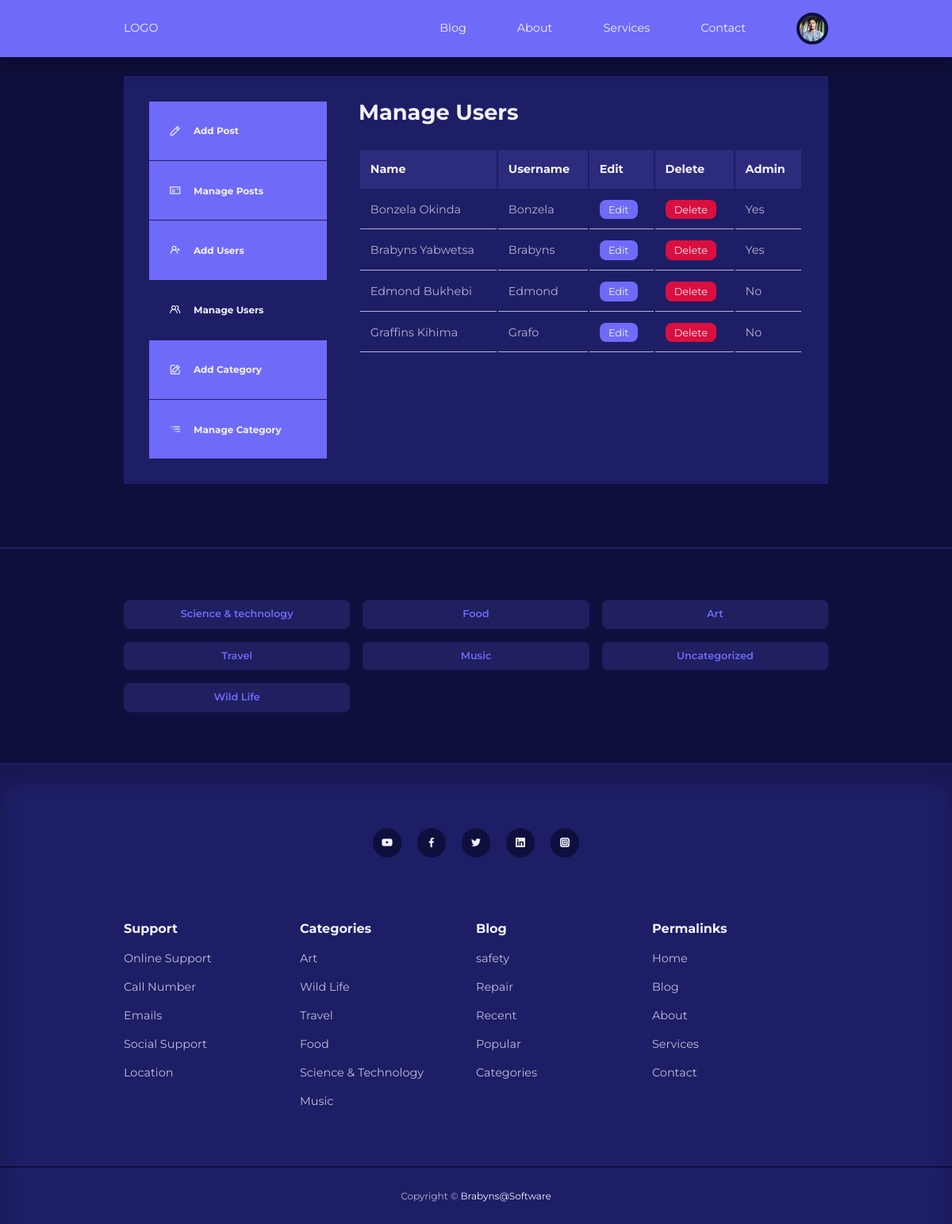
Screenshot of /blog/admin/manage-user.php (signed in) with the database file from the repository.
### tables this page shows
CREATE TABLE `users` (
  `id` int(11) UNSIGNED NOT NULL,
  `first_name` varchar(32) NOT NULL,
  `last_name` varchar(32) NOT NULL,
  `email` varchar(64) NOT NULL,
  `username` varchar(32) NOT NULL,
  `password` varchar(255) NOT NULL,
  `avatar` varchar(255) NOT NULL,
  `is_admin` varchar(32) NOT NULL
);

CREATE TABLE `categories` (
  `id` int(11) UNSIGNED NOT NULL,
  `title` varchar(50) NOT NULL,
  `description` text NOT NULL
);

### Blog/admin/includes/header.php (called while the page is built, shortened)
<?php
require '../includes/header.php';

### Blog/admin/manage-user.php (the view, shortened to what this page needs)
<?php include 'includes/header.php';
$current_user_id = $_SESSION['user_id'];
$fetch_user = "SELECT * FROM users WHERE NOT id = $current_user_id";
$result  = mysqli_query($connection, $fetch_user);
?>
   <section class="dashboard">
    <div class="container dashboard__container">
        <aside>
            <ul>
                <li>
                    <a href="add-post.php"><i class="uil uil-pen"></i>
                    <h5>Add Post</h5>
                    </a>
                </li>
                          <li>
                    <a href="index.php"><i class="uil uil-postcard"></i>
                    <h5>Manage Posts</h5>
                    </a>
                </li>
                          <?php  if(isset($_SESSION['user_is_admin'])) : ?>
                              <li>
                    <a href="add-user.php"><i class="uil uil-user-plus"></i>
                    <h5>Add Users</h5>
                    </a>
                </li>
                             <li>
                    <a href="manage-user.php" class="active"><i class="uil uil-users-alt"></i>
                    <h5>Manage Users</h5>
                    </a>
                </li>
                              <li>
                    <a href="add-category.php"><i class="uil uil-edit"></i>
                    <h5>Add Category</h5>
                    </a>
                </li>                              <li>
                    <a href="manage-category.php" ><i class="uil uil-list-ui-alt"></i>
                    <h5>Manage Category</h5>
                    </a>
                </li>
                <?php endif  ?>
            </ul>
        </aside>
        <main>
            <h2>Manage Users</h2>
            <?php if(mysqli_num_rows($result) > 0): ?>
            <table>
                <thead>
                    <tr>
                    <th>Name</th>
                    <th>Username</th>
                    <th>Edit</th>
                    <th>Delete</th>
                    <th>Admin</th>
                    </tr>
                </thead>
                <tbody>
                   <?php while($user = mysqli_fetch_assoc($result)) : ?>
                    <tr>
                        <td><?= "{$user['first_name']}   {$user['last_name']}"    ?></td>
                        <td><?= "{$user['username']}" ?></td>
                        <td><a href="<?= ROOT_URL?>admin/edit-user.php?id=<?= $user['id'] ?>" class="btn sm">Edit</a></td>
                        <td><a href="<?= ROOT_URL?>admin/delete-user.php?id=<?= $user['id'] ?>" class="btn sm danger">Delete</a></td>
                        <td><?= $user['is_admin'] ? 'Yes' : 'No' ?></td>
                    </tr>
 <?php endwhile ?>
                </tbody>
            </table>
            <?php else: ?>
            <div class="alert__message error"><?= "No User Found!!!" ?>  </div>
            <?php endif ?>
        </main>
    </div>
</section>
<?php include '../includes/footer.php';   ?>

### Blog/includes/header.php (shortened to what this page needs)
<?php
require 'config/database.php';
if(isset($_SESSION['user_id'])){
  $id = filter_var($_SESSION['user_id'], FILTER_SANITIZE_NUMBER_INT);
  $query = "SELECT * FROM users WHERE id = {$id}";
  $result = mysqli_query($connection, $query);
  $avatar = mysqli_fetch_assoc($result);
}
?>
<!DOCTYPE html>
<html lang="en">
<head>
    <link rel="stylesheet" href="<?= ROOT_URL?>css/style.css">
    <link rel="stylesheet" href="https://unicons.iconscout.com/release/v4.0.0/css/line.css">
</head>
<body>
    <nav>
        <div class="container nav__container">
            <a href="<?= ROOT_URL?>" class="nav__log">LOGO</a>
           <ul class="nav__items">
               <li><a href="<?= ROOT_URL?>blog.php">Blog</a></li>
               <li><a href="<?= ROOT_URL?>about.php">About</a></li>
               <li><a href="<?= ROOT_URL?>services.php">Services</a></li>
               <li><a href="<?= ROOT_URL?>contact.php">Contact</a></li>
               <?php if(isset($_SESSION['user_id'])) :  ?>
               <li class="nav__profile">
                   <div class="avatar">
                       <img src="<?= ROOT_URL . 'images/' .  $avatar['avatar'] ?>" alt="">
                   </div>
               </li>
                  <?php else : ?>
               <li><a href="<?= ROOT_URL?>signin.php">Signin</a></li>
              <?php endif ?>
           </ul>
        </div>
    </nav>

### Blog/includes/footer.php (shortened to what this page needs)
<?php
$fetch_category = "SELECT * FROM categories";
$result  = mysqli_query($connection, $fetch_category);
?>
<section class="category__buttons">
    <div class="container category__buttons-container">
       <?php while($category = mysqli_fetch_assoc($result)) : ?>
        <a href="<?= ROOT_URL ?>category-post.php?id=<?= $category['id'] ?>" class="category__button"><?= "{$category['title']}" ?></a>
 <?php endwhile ?>
    </div>
</section>
<footer>
    <div class="footer__socials">
        <a href="" target="_blank"><i class="uil uil-youtube"></i></a>
        <a href="" target="_blank"><i class="uil uil-facebook-f"></i></a>
        <a href="" target="_blank"><i class="uil uil-twitter"></i></a>
        <a href="" target="_blank"><i class="uil uil-linkedin"></i></a>
        <a href="" target="_blank"><i class="uil uil-instagram-alt"></i></a>
    </div>
    <div class="container footer__container">
        <article>
            <h4>Support</h4>
            <ul>
                <li><a href="">Online Support</a></li>
                <li><a href="">Call Number</a></li>
                <li><a href="">Emails</a></li>
                <li><a href="">Social Support</a></li>
                <li><a href="">Location</a></li>
            </ul>
        </article>
           <article>
            <h4>Categories</h4>
            <ul>
                <li><a href="">Art</a></li>
                <li><a href="">Wild Life</a></li>
                <li><a href="">Travel</a></li>
                <li><a href="">Food</a></li>
                <li><a href="">Science & Technology</a></li>
                <li><a href=""> Music</a></li>
            </ul>
        </article>
           <article>
            <h4>Blog</h4>
            <ul>
                <li><a href="">safety</a></li>
                <li><a href="">Repair</a></li>
                <li><a href="">Recent</a></li>
                <li><a href="">Popular</a></li>
                <li><a href="">Categories</a></li>
            </ul>
        </article>
               <article>
            <h4>Permalinks</h4>
            <ul>
                <li><a href="">Home</a></li>
                <li><a href="">Blog</a></li>
                <li><a href="">About</a></li>
                <li><a href="">Services</a></li>
                <li><a href="">Contact</a></li>
            </ul>
        </article>
    </div>
    <div class="footer__copyright">
        <small>Copyright &copy; <a href="mailto:burabuyabz@gmail.com" target="_blank">Brabyns@Software</a></small>
    </div>
</footer>
</body>
</html>

### Blog/css/style.css (style rules this page uses)
:root { --color-primary: #6f6af8; --color-primary-light: hsl(242, 91%, 69%, 18%); --color-primary-variant: #5854c7; --color-red: #da0f3f; --color-red-light: hsl(346, 87%, 46%, 15%); --color-green: #00c476; --color-green-light: hsl(156, 100%, 38%, 15%); --color-gray-900: #1e1e66; --color-gray-700: #2d2b7c; --color-gray-300: rgba(242, 242, 254, 0.3); --color-gray-200: rgba(242, 242, 254, 0.7); --color-white: #f2f2fe; --color-bg: #0f0f3e; --transition: all 300ms ease; --container-width-lg: 74%; --container-width-md: 88%; --form-width: 40%; --card-border-radius-1: 0.3rem; --card-border-radius-2: 0.5rem; --card-border-radius-3: 0.8rem; --card-border-radius-4: 2rem; --card-border-radius-5: 5rem; }
* { margin: 0; padding: 0; outline: 0; border: 0; list-style: none; text-decoration: none; box-sizing: border-box; }
body { font-family: montserrat, sans-serif; line-height: 1.6; color: var(--color-gray-200); overflow-x: hidden; background: var(--color-bg); font-size: 0.9rem; }
.container { width: var(--container-width-lg); max-width: 1800px; margin-inline: auto; }
section { margin-top: 3rem; width: 100vw; }
h1, h2, h3, h4, h5 { color: var(--color-white); line-height: 1.3; }
h2 { font-size: 1.7rem; margin: 1rem 0; }
h4 { font-size: 1rem; }
a { color: var(--color-white); transition: var(--transition); }
img { display: block; width: 100%; object-fit: cover; }
nav { background: var(--color-primary); width: 100vw; height: 4.5rem; position: fixed; top: 0; z-index: 10; box-shadow: 0 1rem 1rem rgba(0, 0, 0, 0.2); }
.nav__container { height: 100%; display: flex; align-items: center; justify-content: space-between; }
.avatar { width: 2.5rem; height: 2.5rem; border-radius: 50%; overflow: hidden; border: 0.3rem solid var(--color-bg); }
.nav__items { display: flex; align-items: center; gap: 4rem; }
.nav__profile { position: relative; cursor: pointer; }
.category__button { background: var(--color-primary-light); color: var(--color-primary); display: inline-block; padding: 0.5rem; border-radius: var(--card-border-radius-2); font-weight: 600; font-size: 0.8rem; text-align: center; }
.category__buttons { padding: 4rem 0; border-top: 2px solid var(--color-gray-900); border-bottom: 2px solid var(--color-gray-900); }
.category__buttons-container { width: fit-container; display: grid; grid-template-columns: repeat(3, 1fr); gap: 1rem; }
footer { background: var(--color-gray-900); padding: 5rem 0 0; box-shadow: inset 0 1.5rem 1.5rem rgba(0, 0, 0, 0.2); }
.footer__socials { margin-inline: auto; width: fit-content; margin-bottom: 5rem; display: flex; justify-content: space-between; align-items: center; gap:1.2rem }
.footer__socials a { background: var(--color-bg); border-radius: 50%; width: 2.3rem; height: 2.3rem; display: flex; align-items: center; justify-content: center; }
.footer__container { display: grid; grid-template-columns: repeat(4, 1fr); }
footer h4 { color: var(--color-white); margin-bottom: 0.6rem; }
footer ul li { padding: 0.4rem 0; }
footer ul a { opacity: 0.75; }
.footer__copyright { text-align: center; padding: 1.5rem 0; border-top: 2px solid var(--color-bg); margin-top: 4rem; }
.btn { display: inline; width: fit-content; padding: 0.6rem 1.2rem; background-color: var(--color-primary); border-radius: var(--card-border-radius-2); cursor: pointer; transition: var(--transition); color: var(--color-white); }
.btn.sm { padding: 0.3rem 0.7rem; font-size: 0.8rem; }
.btn.danger { background: var(--color-red) }
.dashboard { margin-top: 6rem; }
.dashboard__container { display: grid; grid-template-columns: 14rem auto; gap: 1rem; background: var(--color-gray-900); padding: 2rem; margin-bottom: 5rem; }
.dashboard aside a { background-color: var(--color-primary); display: flex; gap:1rem; align-items: center; padding: 1.6rem; }
.dashboard aside ul li:not(:last-child) a { border-bottom: 1px solid var(--color-gray-900); }
.dashboard aside a.active { background-color: var(--color-gray-900); }
.dashboard main { margin-left: 1.5rem; }
.dashboard main h2 { margin: 0 0 2rem 0; line-height: 1; }
.dashboard main table { width: 100%; text-align: left; }
.dashboard main table th { background: var(--color-gray-700); padding: 0.8rem; color: var(--color-white); }
.dashboard main table td { padding: 0.8rem; border-bottom: 1px solid var(--color-gray-200); }

### rows the page displays
users: avatar (picture)
users: first_name "Bonzela", last_name "Okinda", username "Bonzela", is_admin "Yes"
users: first_name "Brabyns", last_name "Yabwetsa", username "Brabyns", is_admin "Yes"
users: first_name "Edmond", last_name "Bukhebi", username "Edmond", is_admin "No"
users: first_name "Graffins", last_name "Kihima", username "Grafo", is_admin "No"
categories: title "Science & technology"
categories: title "Food"
categories: title "Art"
categories: title "Travel"
categories: title "Music"
categories: title "Uncategorized"
categories: title "Wild Life"
